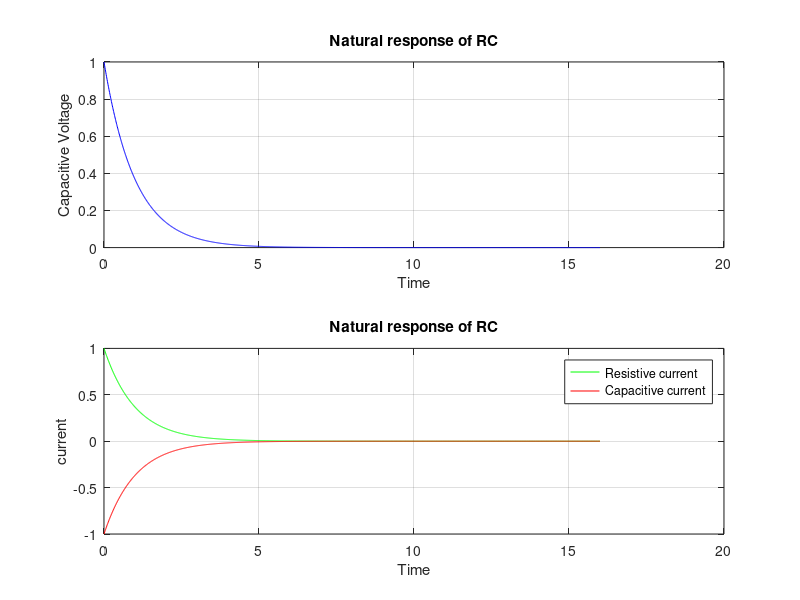
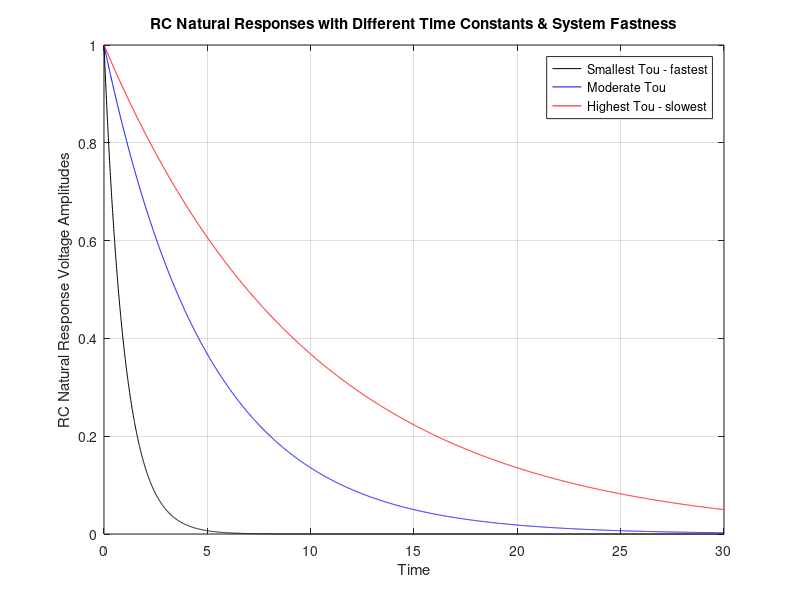
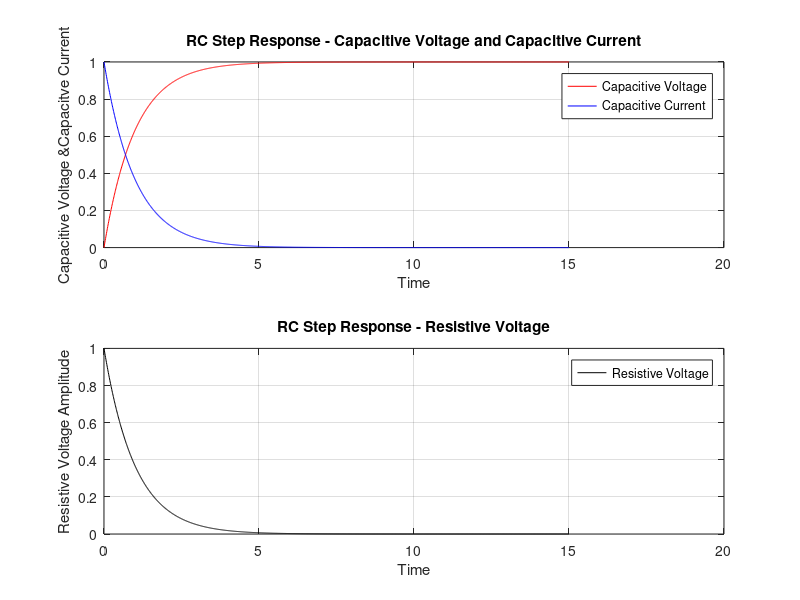
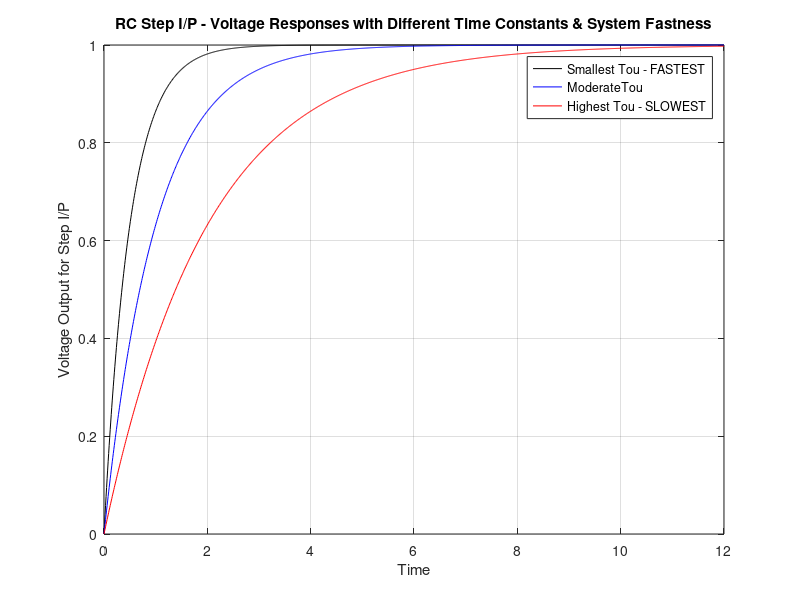

Write MATLAB code to recreate these figures, in order.
%%%%%%%%%Case 1 –Natural Response of RC Circuit

t=0:0.01:16;
R=1;C=1;Tou=R*C;
V0=1;
VC=V0.*exp(-t/Tou);
IR=VC/R;iC=-IR;

subplot(2,1,1);
plot(t,VC,'b');
title('Natural response of RC');
xlabel('Time');
ylabel('Capacitive Voltage');
grid on;

subplot(2,1,2);
plot(t,IR,'g',t,iC,'r');
title('Natural response of RC');
xlabel('Time');
ylabel('current');
legend('Resistive current','Capacitive current');
grid on;


%%%%%%%%Natural Response RC Circuits for 3 different Time Constants
figure;
t=(0:0.01:30); V0=1;
C=1; R1=1; R2=5; R3=10;
Tou1=R1*C; v1=V0*exp(-t/Tou1);
Tou2=R2*C; v2=V0*exp(-t/Tou2);
Tou3=R3*C; v3=V0*exp(-t/Tou3);
plot(t,v1,'black', t,v2,'blue',t,v3,'red');
legend ('Smallest Tou - fastest', 'Moderate Tou', 'Highest Tou - slowest');
xlabel('Time');ylabel('RC Natural Response Voltage Amplitudes');
title('RC Natural Responses with Different Time Constants & System Fastness');
grid on;


%%%%%%%%%Case 2 –Step Response of RC Circuit
figure;
t=(0:0.01:15); V0=0; C=1; R=1; Tou=R*C; Vs=1;
vC=Vs+((V0-Vs)*exp(-t/Tou));
iR=Vs/R*exp(-t/Tou);
subplot(211); plot(t,vC,'red', t, iR,'blue'); grid on;
xlabel('Time');ylabel('Capacitive Voltage &Capacitve Current');
title ('RC Step Response - Capacitive Voltage and Capacitive Current')
legend ('Capacitive Voltage','Capacitive Current')
vR=R*iR;
subplot(212); plot(t,vR,'black'); grid on;
xlabel('Time');ylabel('Resistive Voltage Amplitude');
title ('RC Step Response - Resistive Voltage')
legend ('Resistive Voltage')

figure;
%%%%%%%%RC Step Responses with Different Time Constants
t=(0:0.01:12); V0=0; Vs=1;
C=1; Ra=0.5; Rb=1; Rc=2;
TA=Ra*C; vA=Vs+((V0-Vs)*exp(-t/TA));
TB=Rb*C; vB=Vs+((V0-Vs)*exp(-t/TB));
TC=Rc*C; vC=Vs+((V0-Vs)*exp(-t/TC));
plot(t,vA,'black', t,vB,'blue',t,vC,'red');
legend('Smallest Tou - FASTEST','ModerateTou', 'Highest Tou - SLOWEST');
xlabel('Time');ylabel('Voltage Output for Step I/P');
title('RC Step I/P - Voltage Responses with Different Time Constants & System Fastness');
grid on;
%%% iA=I0*exp(-t/TA); iB=I0*exp(-t/TB); iC=I0*exp(-t/TC);

%%%%%%%Case 3- Natural Response of RL Circuit
figure;
t=(0:0.01:16); I0=1;
L=1; R=1; Tou=L/R;
iL=I0*exp(-t/Tou);
subplot(211); plot(t,iL); grid on;
title ('Inductive Current Graph')
xlabel('Time');ylabel('Current Amplitude');
title('RL Circuit Natural Response - Inductive Current');
legend ('Inductive Current')
vR=I0*R*exp(-t/Tou);
vL=-vR;
subplot(212); plot(t,vR,'red',t,vL,'blue'); grid on;
xlabel('Time');ylabel('Voltage Amplitudes');
title ('Resistive Voltage and Inductive Voltage Graph')
legend ('Resistive Voltage', 'Inductive Voltage')

%%%%%%% Natural Response for RL Circuit with Different Time Constants
figure;
t=(0:0.01:7); I0=1; L=1;
R1=1; Tou1=L/R1; i1=I0*exp(-t/Tou1); % Tou1 = 1
R2=2; Tou2=L/R2; i2=I0*exp(-t/Tou2); % Tou2 = 0.5
R3=5; Tou3=L/R3; i3=I0*exp(-t/Tou3); % Tou3 = 0.2
plot(t,i1,'black', t,i2,'blue',t,i3,'red');
legend ('Highest Tou - SLOWEST','ModerateTou', 'Smallest Tou - FASTEST')
xlabel('Time');ylabel('RL Circuit Natural Response Current Amplitudes');
title('RL Circuit Natural Responses with Different Time Constants & SystemFastness');
grid on;

%%%%%%%Case 4-Step Response of RL Circuit
figure;
t=(0:0.01:15); I0=0; L=1; R=1; Tou=L/R; Vs=1;
iL=Vs/R+((I0-(Vs/R))*exp(-t/Tou));
vL=Vs*exp(-t/Tou);
subplot(211); plot(t,iL,'red', t, vL,'blue');
legend ('Inductive Current','Inductive Voltage'); grid on;
xlabel('Time');ylabel('Inductive Current and Inducitve Voltage');
title ('Inductive Current and Inductive Voltage Graphs - RL Step Response')
vR=iL*R;
subplot(212); plot(t,vR,'black');
legend ('Resistive Voltage'); grid on;
xlabel('Time');ylabel('Resistive Voltage Amplitude');
title ('RL Step Response - Resistive Voltage Response');


% % RL Step Responses with Different Time Constants
t=(0:0.01:12)'; I0=0; Vs=1;
L=1; RA=0.5; RB=1; RC=2;
TA=L/RA; iA=Vs/RA+((I0-Vs/RA)*exp(-t/TA));
TB=L/RB; iB=Vs/RB+((I0-Vs/RB)*exp(-t/TB));
TC=L/RC; iC=Vs/RC+((I0-Vs/RC)*exp(-t/TC));
plot(t,iA,'black', t,iB,'blue',t,iC,'red');
legend ('Highest Tou - SLOWEST','ModerateTou', 'Smallest Tou - FASTEST')
xlabel('Time'); ylabel('RL Step Response Current Amplitudes');
title('RL Step Responses with Different Time Constants & System Fastness');
grid on;
